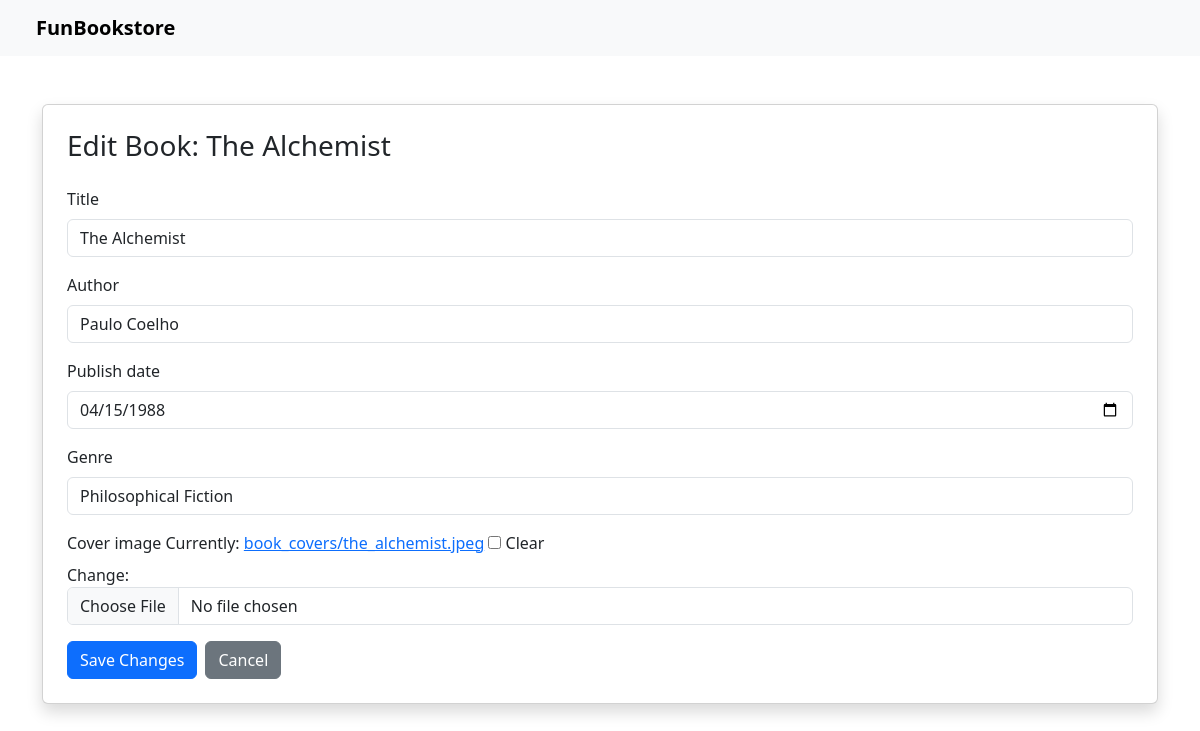
Screenshot of /books/books/2/edit/ (signed in) with the database file from the repository.
### books/models.py (models this page shows, shortened)
class Book(models.Model):
    title = models.CharField(max_length=200)
    author = models.CharField(max_length=100)
    publish_date = models.DateField()
    genre = models.CharField(max_length=100)
    cover_image = models.ImageField(upload_to='book_covers/', blank=True, null=True)
    listed_by = models.ForeignKey(User, on_delete=models.CASCADE, null=True, blank=True)
    created_at = models.DateTimeField(auto_now_add=True)

### books/views.py (the view)
# urls.py: path('books/<int:pk>/edit/', views.edit_book, name='edit_book'),
@login_required
def edit_book(request, pk):
    book = get_object_or_404(Book, pk=pk, listed_by=request.user)
    if request.method == 'POST':
        form = BookForm(request.POST, request.FILES, instance=book)
        if form.is_valid():
            form.save()
            return redirect('my_books')
    else:
        form = BookForm(instance=book)
    return render(request, 'books/edit_book.html', {'form': form, 'book': book})

### books/forms.py
class BookForm(forms.ModelForm):
    class Meta:
        model = Book
        fields = ['title', 'author', 'publish_date', 'genre', 'cover_image']
        widgets = {
            'title': forms.TextInput(attrs={'class': 'form-control', 'placeholder': 'Enter book title'}),
            'author': forms.TextInput(attrs={'class': 'form-control', 'placeholder': 'Enter author name'}),
            'publish_date': forms.DateInput(attrs={'class': 'form-control', 'type': 'date'}),
            'genre': forms.TextInput(attrs={'class': 'form-control', 'placeholder': 'Enter book genre'}),
            'cover_image': forms.ClearableFileInput(attrs={'class': 'form-control'})
        }

### books/templates/books/edit_book.html (shortened to what this page needs)
{% load static %}
<!DOCTYPE html>
<html lang="en">
<head>
  <link href="https://cdn.jsdelivr.net/npm/bootstrap@5.3.0/dist/css/bootstrap.min.css" rel="stylesheet">
</head>
<body>
<nav class="navbar navbar-expand-lg navbar-light bg-light px-4">
  <div class="container-fluid">
    <a class="navbar-brand fw-bold" href="#">FunBookstore</a>
  </div>
</nav>
<div class="container mt-5">
  <div class="card shadow p-4">
    <h3 class="mb-4">Edit Book: {{ book.title }}</h3>
    <form method="post" enctype="multipart/form-data">
      {% for field in form %}
        <div class="mb-3">
          <label for="{{ field.id_for_label }}" class="form-label">{{ field.label }}</label>
          {{ field }}
        </div>
      {% endfor %}
      <div class="d-flex gap-2">
        <button type="submit" class="btn btn-primary">Save Changes</button>
        <a href="{% url 'my_books' %}" class="btn btn-secondary">Cancel</a>
      </div>
    </form>
  </div>
</div>
</body>
</html>

### rows the page displays
Book: title "The Alchemist", form "The Alchemist" "Paulo Coelho" "04/15/1988" "Philosophical Fiction"

### other values shown
{{ field.label }} "Title" "Author" "Publish date" "Genre" "Cover image"
